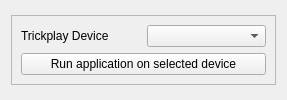
<?xml version="1.0" encoding="UTF-8"?>
<ui version="4.0">
 <class>DeviceManager</class>
 <widget class="QWidget" name="DeviceManager">
  <property name="geometry">
   <rect>
    <x>0</x>
    <y>0</y>
    <width>287</width>
    <height>100</height>
   </rect>
  </property>
  <property name="windowTitle">
   <string>Form</string>
  </property>
  <layout class="QGridLayout" name="gridLayout">
   <item row="0" column="0">
    <widget class="QFrame" name="frame">
     <property name="sizePolicy">
      <sizepolicy hsizetype="Preferred" vsizetype="Fixed">
       <horstretch>0</horstretch>
       <verstretch>0</verstretch>
      </sizepolicy>
     </property>
     <property name="frameShape">
      <enum>QFrame::StyledPanel</enum>
     </property>
     <property name="frameShadow">
      <enum>QFrame::Raised</enum>
     </property>
     <layout class="QVBoxLayout" name="verticalLayout_4">
      <item>
       <layout class="QHBoxLayout" name="horizontalLayout">
        <item>
         <widget class="QLabel" name="label">
          <property name="text">
           <string>Trickplay Device</string>
          </property>
         </widget>
        </item>
        <item>
         <widget class="QComboBox" name="comboBox"/>
        </item>
       </layout>
      </item>
      <item>
       <widget class="QPushButton" name="run">
        <property name="text">
         <string>Run application on selected device</string>
        </property>
       </widget>
      </item>
     </layout>
    </widget>
   </item>
  </layout>
 </widget>
 <resources/>
 <connections/>
</ui>
